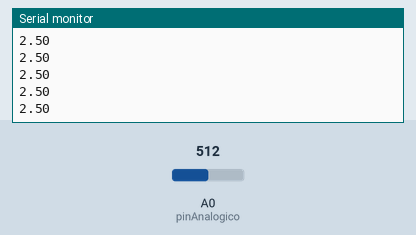
Recording of a sketch running on a simulated Arduino Uno, built with avr-gcc and run on an emulated ATmega328P. Shown: the last lines printed to the serial monitor. Inputs (shaded band) come from the test bench; at power-on: A0 (pinAnalogico) = 512.

Above: at 1.2 s.
1.3 s: A0 (pinAnalogico) set to 716
At 2.3 s:
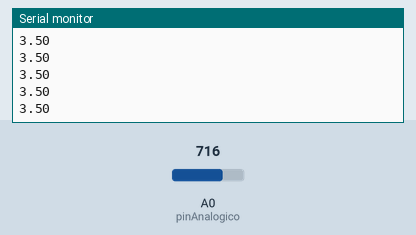
2.8 s: A0 (pinAnalogico) set to 900
At 3.3 s:
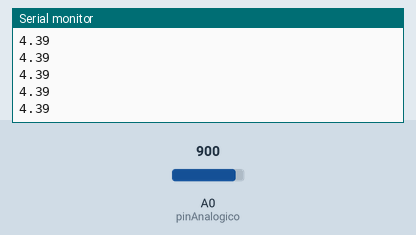
Timing chart, 0 to 5.8 s (numbered marks = the images above; inputs shaded):
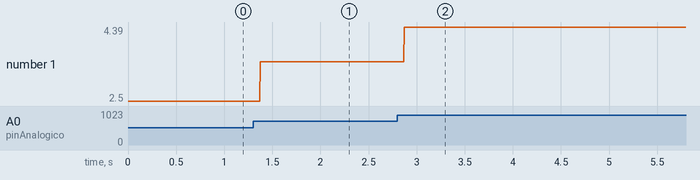

Measured:
- after the input at 1.3 s, the serial monitor: prints a new line after 0.07 s (image 1)
- after the input at 2.8 s, the serial monitor: prints a new line after 0.07 s (image 2)
- plotted number 1: 2.5 → 3.5 after the input at 1.3 s, 3.5 → 4.39 after the input at 2.8 s

The sketch:

aula_35_atividade1.ino
```cpp
#define pinAnalogico A0
int valorPotenciometro = 0;
int valorTensao = 0;
int valorMaxPotenciometro = 1024;
int valorMaxTensao = 5;
int resultado = 0;

void setup()
{
 Serial.begin(9600);
}

void loop()
{
 int leituraA0 = analogRead(pinAnalogico);
 Serial.println(leituraA0 * 5 / 1024.0);

 }
```
